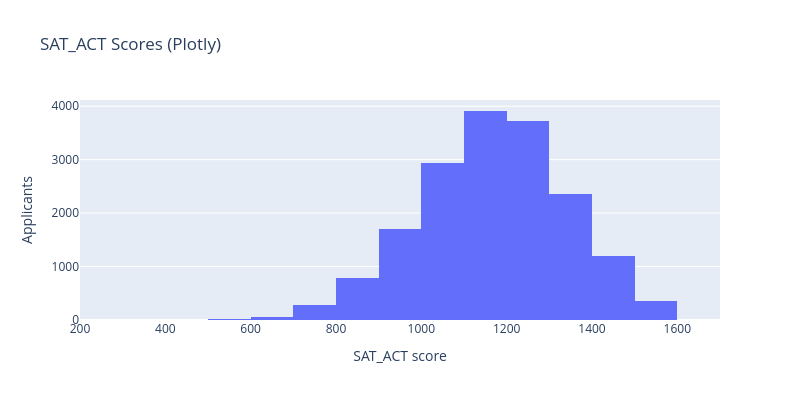

The cell this chart's notebook holds for it:
### Code cell
# Task 02: Distribution of SAT_ACT scores
# Select test scores
scores = df["SAT_ACT"]
# Set 100-point bins
first_score = scores.min() // 100 * 100
last_score = scores.max() // 100 * 100 + 100
bins = list(range(first_score, last_score + 1, 100))

# Count scores in each bin
for start in bins[:-1]:
    count = ((scores >= start) & (scores < start + 100)).sum()
    print(start, "to", start + 99, ":", count)

# 2.1 Matplotlib histogram
plt.figure(figsize=(8, 4))
plt.hist(scores, bins=bins, color="steelblue", edgecolor="black")
plt.title("SAT_ACT Scores (Matplotlib)")
plt.xlabel("SAT_ACT score")
plt.ylabel("Applicants")
plt.show()

# 2.2 Seaborn histogram
plt.figure(figsize=(8, 4))
sns.histplot(data=df, x="SAT_ACT", bins=bins, color="steelblue")
plt.title("SAT_ACT Scores (Seaborn)")
plt.xlabel("SAT_ACT score")
plt.ylabel("Applicants")
plt.show()

# 2.3 Plotly histogram
fig = px.histogram(df, x="SAT_ACT", title="SAT_ACT Scores (Plotly)",
                   labels={"SAT_ACT": "SAT_ACT score"}, width=800, height=400)
# Match the bin widths
fig.update_traces(xbins={"start": first_score, "end": last_score, "size": 100})
fig.update_yaxes(title_text="Applicants")
fig.show()

### Figure 1 — Plotly figure (JSON) as saved in the notebook; plotly's stock layout.template omitted (floating-point values rounded to 4 significant figures; data arrays with more than 128 entries replaced by an {"elided": "..."} marker saying what was removed)
{"data": [{"bingroup": "x", "hovertemplate": "SAT_ACT score=%{x}<br>count=%{y}<extra></extra>", "legendgroup": "", "marker": {"color": "#636efa", "pattern": {"shape": ""}}, "name": "", "orientation": "v", "showlegend": false, "type": "histogram", "x": {"elided": "17339 int values"}, "xaxis": "x", "xbins": {"end": 1700, "size": 100, "start": 200}, "yaxis": "y"}], "layout": {"barmode": "relative", "height": 400, "legend": {"tracegroupgap": 0}, "title": {"text": "SAT_ACT Scores (Plotly)"}, "width": 800, "xaxis": {"anchor": "y", "domain": [0, 1], "title": {"text": "SAT_ACT score"}}, "yaxis": {"anchor": "x", "domain": [0, 1], "title": {"text": "Applicants"}}}}
